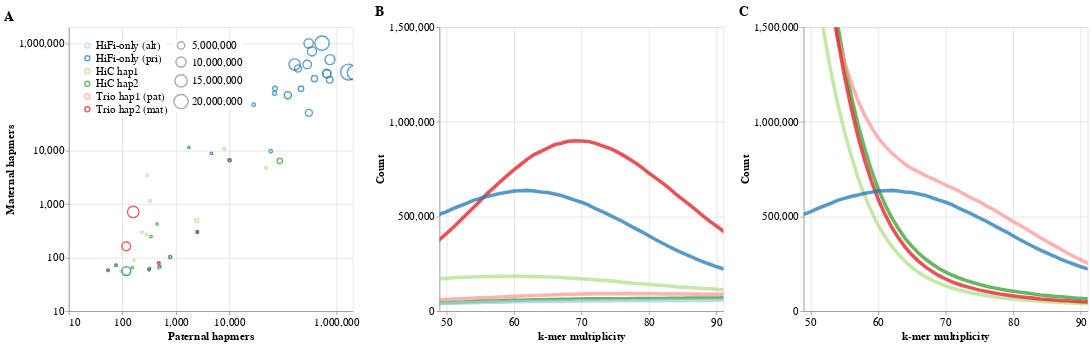

Notebook source saved alongside this figure:
### Code cell
alt.hconcat(panel_a,panel_b,panel_c,center=True).configure_axis(
            labelFont='Arial',
            labelFontSize = 16,
            titleFont='Arial',
            titleFontSize=16
        ).configure_legend(
            direction='vertical',
            orient='top-left',
            fillColor='white',
            labelFont='Arial',
            labelFontSize=16,
            title=None,
            symbolSize=50,
            symbolStrokeWidth=2,
        ).configure_title(
            fontSize=20,
            font='Arial',
            anchor='start',
            color='black',
            dx=0,
            #dy=42,
        )

### Figure 1 — Vega-Lite specification as saved in the notebook (floating-point values rounded to 4 significant figures; data arrays with more than 128 entries replaced by an {"elided": "..."} marker saying what was removed)
{"config": {"view": {"continuousWidth": 400, "continuousHeight": 300}, "axis": {"labelFont": "Arial", "labelFontSize": 16, "titleFont": "Arial", "titleFontSize": 16}, "legend": {"direction": "vertical", "fillColor": "white", "labelFont": "Arial", "labelFontSize": 16, "orient": "top-left", "symbolSize": 50, "symbolStrokeWidth": 2, "title": null}, "title": {"anchor": "start", "color": "black", "dx": 0, "font": "Arial", "fontSize": 20}}, "hconcat": [{"data": {"name": "data-5b10df76e221f4cce4a6e44995c42477"}, "mark": {"type": "point", "clip": true}, "encoding": {"color": {"field": "Assembly", "scale": {"domain": ["HiFi-only (alt)", "HiFi-only (pri)", "HiC hap1", "HiC hap2", "Trio hap1 (pat)", "Trio hap2 (mat)"], "range": ["#a6cee3", "#1f78b4", "#b2df8a", "#33a02c", "#fb9a99", "#e31a1c"]}, "type": "nominal"}, "size": {"field": "Size", "scale": {"domain": [10, 20000000], "range": [10, 400]}, "type": "quantitative"}, "x": {"axis": {"values": [10, 100, 1000, 10000, 1000000]}, "field": "pat_hapmer", "scale": {"domain": [10, 2000000], "type": "log"}, "title": "Paternal hapmers", "type": "quantitative"}, "y": {"axis": {"values": [10, 100, 1000, 10000, 1000000]}, "field": "mat_hapmer", "scale": {"domain": [10, 2000000], "type": "log"}, "title": "Maternal hapmers", "type": "quantitative"}}, "height": 400, "title": "A", "width": 400}, {"data": {"name": "data-82db1d1b0c2ff61ed40a0312b3d2b341"}, "mark": {"type": "line", "clip": true, "opacity": 0.75, "strokeWidth": 5}, "encoding": {"color": {"field": "Assembly", "scale": {"domain": ["HiFi-only (alt)", "HiFi-only (pri)", "HiC hap1", "HiC hap2", "Trio hap1 (pat)", "Trio hap2 (mat)"], "range": ["#a6cee3", "#1f78b4", "#b2df8a", "#33a02c", "#fb9a99", "#e31a1c"]}, "type": "nominal"}, "x": {"axis": {"values": [50, 60, 70, 80, 90]}, "field": "kmer_multiplicity", "scale": {"domain": [49, 91]}, "title": "k-mer multiplicity", "type": "quantitative"}, "y": {"axis": {"values": [0, 500000, 1000000, 1500000]}, "field": "Count", "scale": {"domain": [0, 1500000]}, "title": "Count", "type": "quantitative"}}, "height": 400, "title": "B", "width": 400}, {"data": {"name": "data-7968fe9784ffc55a553f4a8871e77eed"}, "mark": {"type": "line", "clip": true, "opacity": 0.75, "strokeWidth": 5}, "encoding": {"color": {"field": "Assembly", "scale": {"domain": ["HiFi-only (alt)", "HiFi-only (pri)", "HiC hap1", "HiC hap2", "Trio hap1 (pat)", "Trio hap2 (mat)"], "range": ["#a6cee3", "#1f78b4", "#b2df8a", "#33a02c", "#fb9a99", "#e31a1c"]}, "type": "nominal"}, "x": {"axis": {"values": [50, 60, 70, 80, 90]}, "field": "kmer_multiplicity", "scale": {"domain": [49, 91]}, "title": "k-mer multiplicity", "type": "quantitative"}, "y": {"axis": {"values": [0, 500000, 1000000, 1500000]}, "field": "Count", "scale": {"domain": [0, 1500000]}, "title": "Count", "type": "quantitative"}}, "height": 400, "title": "C", "width": 400}], "center": true, "$schema": "https://vega.github.io/schema/vega-lite/v4.17.0.json", "datasets": {"data-5b10df76e221f4cce4a6e44995c42477": [{"Assembly": "HiC hap1", "Contig": "h1tg000106l", "pat_hapmer": 118, "mat_hapmer": 56, "Size": 7416280}, {"Assembly": "HiC hap1", "Contig": "h1tg000152l", "pat_hapmer": 281, "mat_hapmer": 266, "Size": 184670}, {"Assembly": "HiC hap1", "Contig": "h1tg000156l", "pat_hapmer": 122509, "mat_hapmer": 107306, "Size": 4688765}, {"Assembly": "HiC hap1", "Contig": "h1tg000229l", "pat_hapmer": 9988, "mat_hapmer": 6599, "Size": 353137}, {"Assembly": "HiC hap1", "Contig": "h1tg000362l", "pat_hapmer": 7931, "mat_hapmer": 10756, "Size": 290854}, {"Assembly": "HiC hap1", "Contig": "h1tg000393l", "pat_hapmer": 93, "mat_hapmer": 56, "Size": 30443}, {"Assembly": "HiC hap1", "Contig": "h1tg000405l", "pat_hapmer": 2436, "mat_hapmer": 492, "Size": 1018316}, {"Assembly": "HiC hap1", "Contig": "h1tg000418l", "pat_hapmer": 47749, "mat_hapmer": 4729, "Size": 369436}, {"Assembly": "HiC hap1", "Contig": "h1tg000432l", "pat_hapmer": 2501, "mat_hapmer": 301, "Size": 106999}, {"Assembly": "HiC hap1", "Contig": "h1tg000451l", "pat_hapmer": 481, "mat_hapmer": 66, "Size": 273456}, {"Assembly": "HiC hap1", "Contig": "h1tg000547l", "pat_hapmer": 779, "mat_hapmer": 102, "Size": 459507}, {"Assembly": "HiC hap1", "Contig": "h1tg000584l", "pat_hapmer": 76, "mat_hapmer": 72, "Size": 121718}, {"Assembly": "HiC hap1", "Contig": "h1tg000598l", "pat_hapmer": 231, "mat_hapmer": 296, "Size": 139644}, {"Assembly": "HiC hap1", "Contig": "h1tg000602l", "pat_hapmer": 163, "mat_hapmer": 89, "Size": 36463}, {"Assembly": "HiC hap1", "Contig": "h1tg000768l", "pat_hapmer": 4590, "mat_hapmer": 8801, "Size": 116625}, {"Assembly": "HiC hap1", "Contig": "h1tg000836l", "pat_hapmer": 293, "mat_hapmer": 3427, "Size": 26924}, {"Assembly": "HiC hap2", "Contig": "h2tg000060l", "pat_hapmer": 653550, "mat_hapmer": 271077, "Size": 6484363}, {"Assembly": "HiC hap2", "Contig": "h2tg000079l", "pat_hapmer": 86673, "mat_hapmer": 6361, "Size": 2366915}, {"Assembly": "HiC hap2", "Contig": "h2tg000272l", "pat_hapmer": 314, "mat_hapmer": 60, "Size": 110207}, {"Assembly": "HiC hap2", "Contig": "h2tg000279l", "pat_hapmer": 322, "mat_hapmer": 63, "Size": 57727}, {"Assembly": "HiC hap2", "Contig": "h2tg000336l", "pat_hapmer": 341, "mat_hapmer": 248, "Size": 193366}, {"Assembly": "HiC hap2", "Contig": "h2tg000357l", "pat_hapmer": 443, "mat_hapmer": 422, "Size": 152306}, {"Assembly": "HiC hap2", "Contig": "h2tg000393l", "pat_hapmer": 502, "mat_hapmer": 69, "Size": 99849}, {"Assembly": "HiC hap2", "Contig": "h2tg000414l", "pat_hapmer": 54, "mat_hapmer": 58, "Size": 46494}, {"Assembly": "HiC hap2", "Contig": "h2tg000438l", "pat_hapmer": 153, "mat_hapmer": 65, "Size": 46907}, {"Assembly": "Trio hap1 (pat)", "Contig": "h1tg000325l", "pat_hapmer": 314, "mat_hapmer": 60, "Size": 110207}, {"Assembly": "Trio hap1 (pat)", "Contig": "h1tg000407l", "pat_hapmer": 2501, "mat_hapmer": 301, "Size": 106999}, {"Assembly": "Trio hap1 (pat)", "Contig": "h1tg000416l", "pat_hapmer": 481, "mat_hapmer": 66, "Size": 273456}, {"Assembly": "Trio hap1 (pat)", "Contig": "h1tg000481l", "pat_hapmer": 477, "mat_hapmer": 79, "Size": 167561}, {"Assembly": "Trio hap1 (pat)", "Contig": "h1tg000482l", "pat_hapmer": 779, "mat_hapmer": 102, "Size": 459507}, {"Assembly": "Trio hap1 (pat)", "Contig": "h1tg000500l", "pat_hapmer": 76, "mat_hapmer": 72, "Size": 121718}, {"Assembly": "Trio hap1 (pat)", "Contig": "h1tg000536l", "pat_hapmer": 54, "mat_hapmer": 58, "Size": 46494}, {"Assembly": "Trio hap2 (mat)", "Contig": "h2tg000005l", "pat_hapmer": 159, "mat_hapmer": 712, "Size": 12851015}, {"Assembly": "Trio hap2 (mat)", "Contig": "h2tg000101l", "pat_hapmer": 118, "mat_hapmer": 162, "Size": 7319239}, {"Assembly": "Trio hap2 (mat)", "Contig": "h2tg000209l", "pat_hapmer": 9978, "mat_hapmer": 6585, "Size": 351164}, {"Assembly": "Trio hap2 (mat)", "Contig": "h2tg000362l", "pat_hapmer": 2501, "mat_hapmer": 301, "Size": 106999}, {"Assembly": "Trio hap2 (mat)", "Contig": "h2tg000430l", "pat_hapmer": 477, "mat_hapmer": 79, "Size": 167561}, {"Assembly": "HiFi-only (pri)", "Contig": "ptg000021l_1", "pat_hapmer": 2126941, "mat_hapmer": 282031, "Size": 19683555}, {"Assembly": "HiFi-only (pri)", "Contig": "ptg000029l_1", "pat_hapmer": 298751, "mat_hapmer": 997493, "Size": 8276722}, {"Assembly": "HiFi-only (pri)", "Contig": "ptg000032l_1", "pat_hapmer": 748470, "mat_hapmer": 495763, "Size": 9598109}, {"Assembly": "HiFi-only (pri)", "Contig": "ptg000040l_1", "pat_hapmer": 383919, "mat_hapmer": 218580, "Size": 3375373}, {"Assembly": "HiFi-only (pri)", "Contig": "ptg000048l_1", "pat_hapmer": 738357, "mat_hapmer": 207722, "Size": 3831613}, {"Assembly": "HiFi-only (pri)", "Contig": "ptg000060l_1", "pat_hapmer": 345261, "mat_hapmer": 706524, "Size": 7919575}, {"Assembly": "HiFi-only (pri)", "Contig": "ptg000064l_1", "pat_hapmer": 3730294, "mat_hapmer": 392468, "Size": 38660668}, {"Assembly": "HiFi-only (pri)", "Contig": "ptg000067l_1", "pat_hapmer": 68892, "mat_hapmer": 116231, "Size": 1182498}, {"Assembly": "HiFi-only (pri)", "Contig": "ptg000076l_1", "pat_hapmer": 1662622, "mat_hapmer": 290425, "Size": 24930671}, {"Assembly": "HiFi-only (pri)", "Contig": "ptg000080l_1", "pat_hapmer": 58360, "mat_hapmer": 9632, "Size": 725842}, {"Assembly": "HiFi-only (pri)", "Contig": "ptg000084l_1", "pat_hapmer": 163810, "mat_hapmer": 402483, "Size": 12338213}, {"Assembly": "HiFi-only (pri)", "Contig": "ptg000087l_1", "pat_hapmer": 280603, "mat_hapmer": 401004, "Size": 6760624}, {"Assembly": "HiFi-only (pri)", "Contig": "ptg000103l_1", "pat_hapmer": 70436, "mat_hapmer": 143534, "Size": 1584584}, {"Assembly": "HiFi-only (pri)", "Contig": "ptg000106l_1", "pat_hapmer": 653550, "mat_hapmer": 271077, "Size": 6484367}, {"Assembly": "HiFi-only (pri)", "Contig": "ptg000122l_1", "pat_hapmer": 531877, "mat_hapmer": 1005796, "Size": 20155647}, {"Assembly": "HiFi-only (pri)", "Contig": "ptg000157l_1", "pat_hapmer": 302675, "mat_hapmer": 50296, "Size": 4463239}, {"Assembly": "HiFi-only (pri)", "Contig": "ptg000184l_1", "pat_hapmer": 118, "mat_hapmer": 56, "Size": 7416280}, {"Assembly": "HiFi-only (pri)", "Contig": "ptg000190l_1", "pat_hapmer": 189353, "mat_hapmer": 339680, "Size": 4505975}, {"Assembly": "HiFi-only (pri)", "Contig": "ptg000261l_1", "pat_hapmer": 122509, "mat_hapmer": 107306, "Size": 4688765}, {"Assembly": "HiFi-only (pri)", "Contig": "ptg000312l_1", "pat_hapmer": 214642, "mat_hapmer": 141980, "Size": 2495227}, {"Assembly": "HiFi-only (pri)", "Contig": "ptg000338l_1", "pat_hapmer": 28196, "mat_hapmer": 71432, "Size": 717012}, {"Assembly": "HiFi-only (pri)", "Contig": "ptg000378l_1", "pat_hapmer": 9978, "mat_hapmer": 6585, "Size": 351164}, {"Assembly": "HiFi-only (pri)", "Contig": "ptg000502l_1", "pat_hapmer": 11312, "mat_hapmer": 108118, "Size": 820601}, {"Assembly": "HiFi-only (pri)", "Contig": "ptg000520l_1", "pat_hapmer": 314, "mat_hapmer": 60, "Size": 110207}, {"Assembly": "HiFi-only (pri)", "Contig": "ptg000656l_1", "pat_hapmer": 2501, "mat_hapmer": 301, "Size": 106999}, {"Assembly": "HiFi-only (pri)", "Contig": "ptg000681l_1", "pat_hapmer": 481, "mat_hapmer": 66, "Size": 273456}, {"Assembly": "HiFi-only (pri)", "Contig": "ptg000746l_1", "pat_hapmer": 1739, "mat_hapmer": 11396, "Size": 68178}, {"Assembly": "HiFi-only (pri)", "Contig": "ptg000787l_1", "pat_hapmer": 779, "mat_hapmer": 102, "Size": 459507}, {"Assembly": "HiFi-only (pri)", "Contig": "ptg000824l_1", "pat_hapmer": 76, "mat_hapmer": 72, "Size": 121718}, {"Assembly": "HiFi-only (pri)", "Contig": "ptg000893l_1", "pat_hapmer": 54, "mat_hapmer": 58, "Size": 46494}, {"Assembly": "HiFi-only (pri)", "Contig": "ptg001024l_1", "pat_hapmer": 4590, "mat_hapmer": 8801, "Size": 116625}, {"Assembly": "HiFi-only (alt)", "Contig": "hap_ptg000680l_1_1", "pat_hapmer": 328, "mat_hapmer": 1144, "Size": 305959}, {"Assembly": "HiFi-only (alt)", "Contig": "hap_ptg000823l_1_1", "pat_hapmer": 478, "mat_hapmer": 63, "Size": 77115}], "data-82db1d1b0c2ff61ed40a0312b3d2b341": {"elided": "786 records"}, "data-7968fe9784ffc55a553f4a8871e77eed": {"elided": "655 records"}}}
